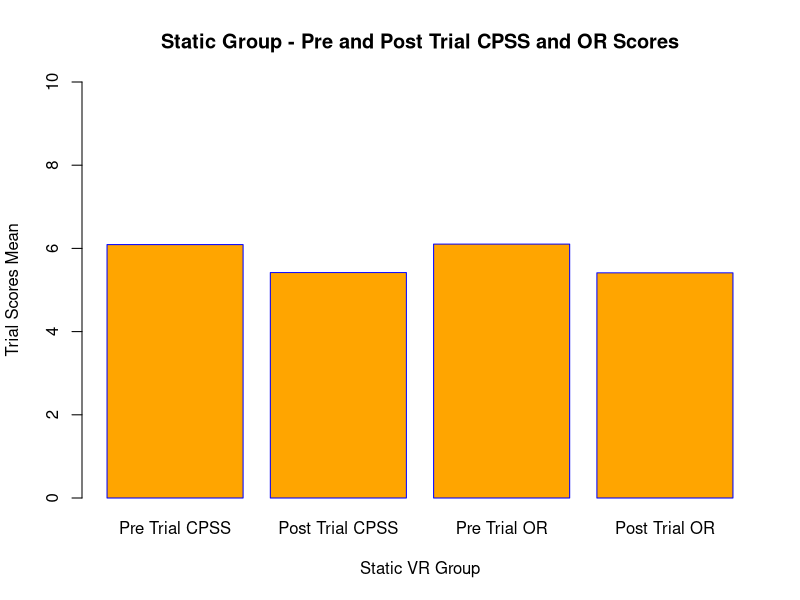
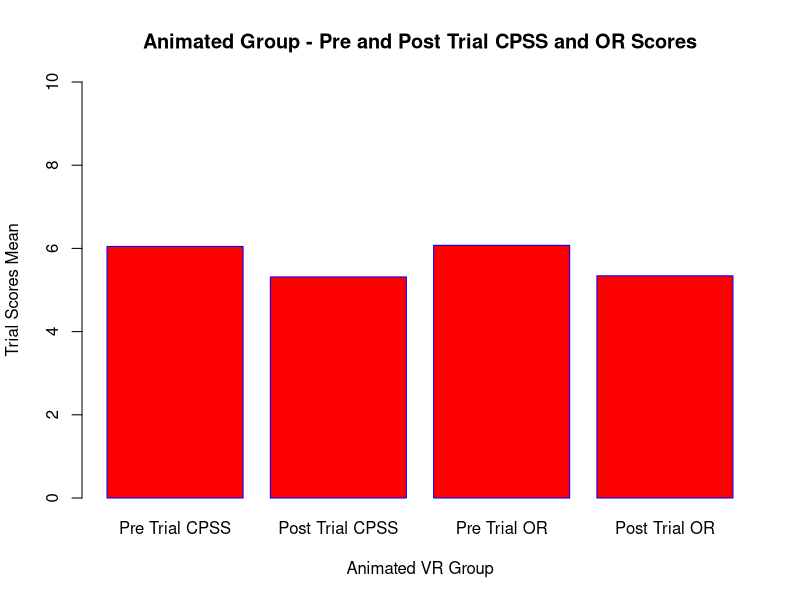
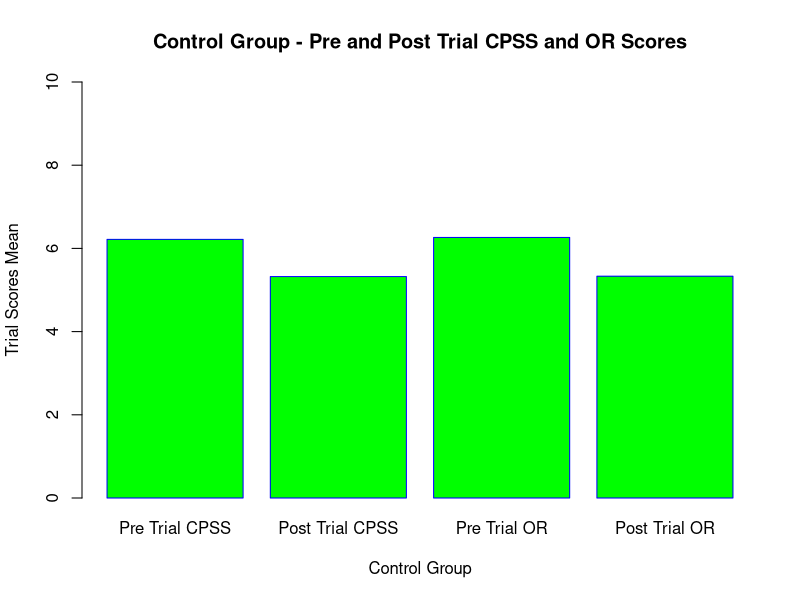
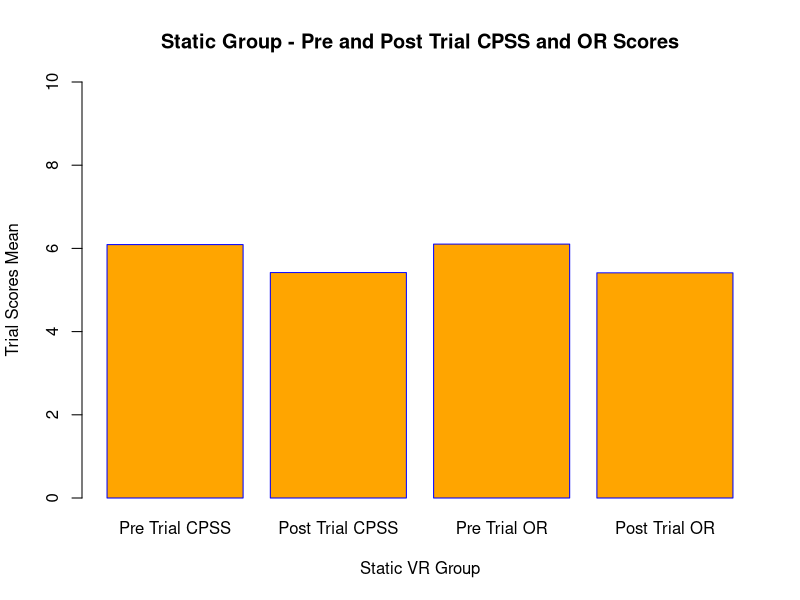
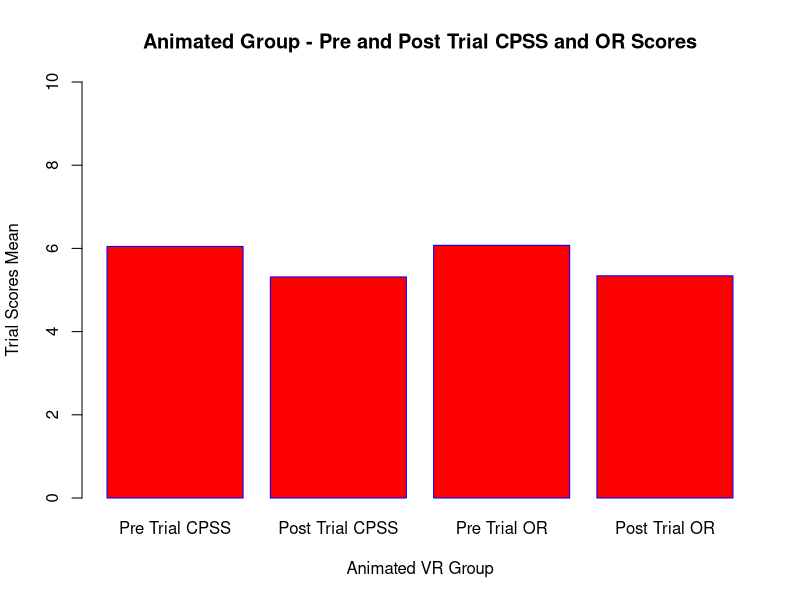
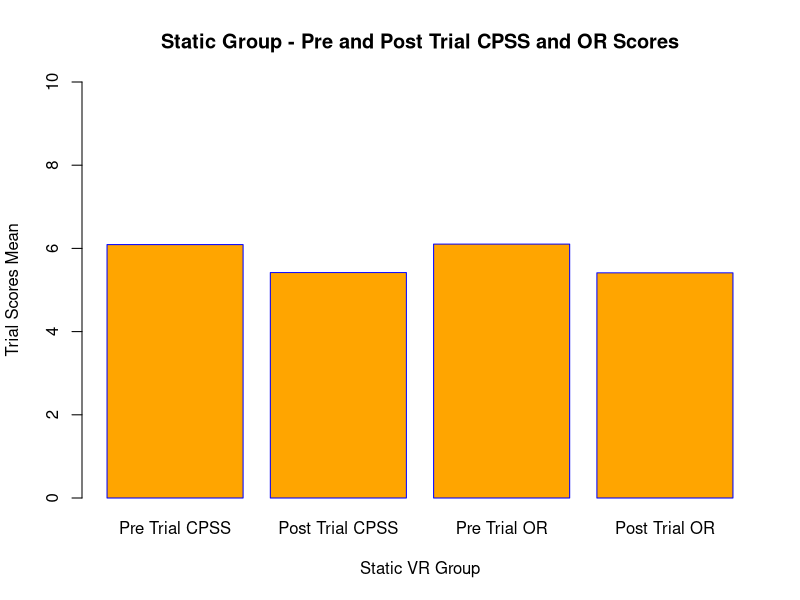
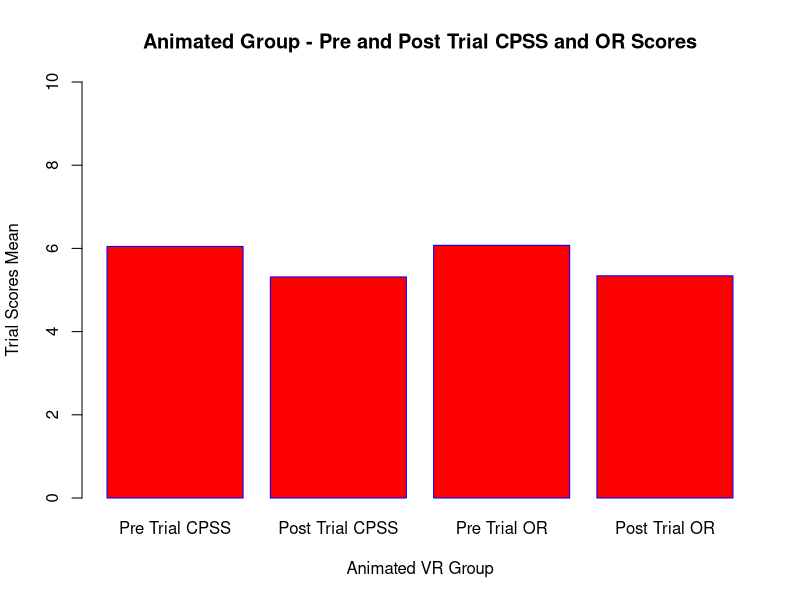
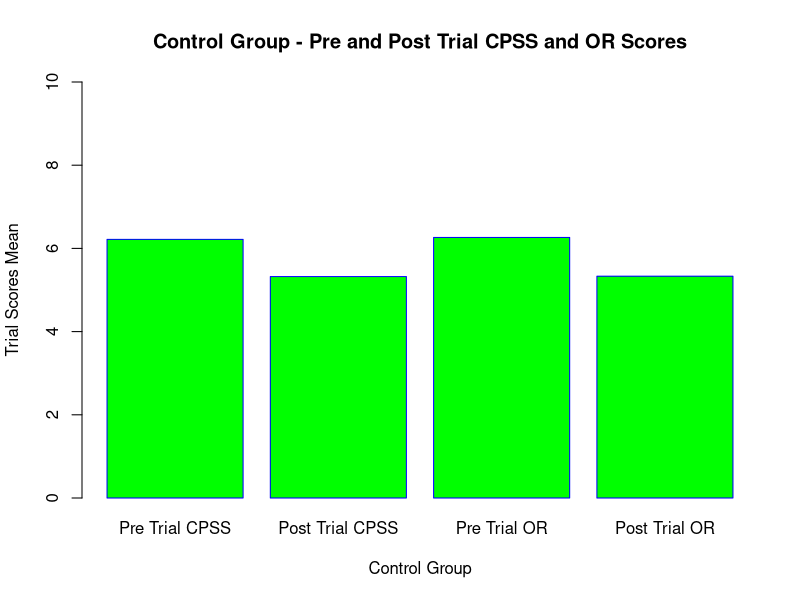

R code for these plots, in order:
## ---- chunk 1
library(readr)
daie_ca3_data_10 <- read_csv("daie_ca3_data_10.csv")
#View(daie_ca3_data_10)

head(daie_ca3_data_10,10)
summary(daie_ca3_data_10)
tail(daie_ca3_data_10,5)
static_data<-c(6.0914,5.4188,6.1032,5.4124)
CPSSOR<-c("Pre Trial CPSS","Post Trial CPSS","Pre Trial OR","Post Trial OR")
barplot(static_data,xlab="Static VR Group",ylab="Trial Scores Mean", main="Static Group - Pre and Post Trial CPSS and OR Scores", names.arg=CPSSOR, col="Orange", border="Blue", ylim=c(0,10))
animated_data<-c(6.0462,5.315,6.0736,5.3418)
CPSSOR<-c("Pre Trial CPSS","Post Trial CPSS","Pre Trial OR","Post Trial OR")
barplot(animated_data,xlab="Animated VR Group",ylab="Trial Scores Mean", main="Animated Group - Pre and Post Trial CPSS and OR Scores", names.arg=CPSSOR, col="Red", border="Blue", ylim=c(0,10))
control_data<-c(6.2172,5.323,6.2638,5.3314)
CPSSOR<-c("Pre Trial CPSS","Post Trial CPSS","Pre Trial OR","Post Trial OR")
barplot(control_data,xlab="Control Group",ylab="Trial Scores Mean", main="Control Group - Pre and Post Trial CPSS and OR Scores", names.arg=CPSSOR, col="Green", border="Blue", ylim=c(0,10))

#install.packages("tidyverse")
library(tidyverse)
data()
glimpse(daie_ca3_data_10)
class(daie_ca3_data_10$gender)
unique(daie_ca3_data_10$gender)
unique(daie_ca3_data_10$test_group)
#Replacing the incorrect value
daie_ca3_data_10$test_group <- str_replace(daie_ca3_data_10$test_group,"Cotrol", "Control")
#Checking the Group values
unique(daie_ca3_data_10$test_group)
#Checking for null values in the data
is.null(daie_ca3_data_10)
is.null(daie_ca3_data_10$pre_trial_cpss)
is.null(daie_ca3_data_10$post_trial_cpss)
is.null(daie_ca3_data_10$pre_trial_or)
is.null(daie_ca3_data_10$post_trial_or)
is.na(daie_ca3_data_10)
daie_ca3_data_10 <-daie_ca3_data_10 %>% drop_na()
is.na(daie_ca3_data_10)
#Checked for negative values
sum(daie_ca3_data_10 < 0)
#Checked for values greater than 10
#Data for the entire set due to the first heading in the data 
sum(daie_ca3_data_10 > 10)
sum(daie_ca3_data_10$pre_trial_cpss > 10)
sum(daie_ca3_data_10$post_trial_cpss > 10)
sum(daie_ca3_data_10$pre_trial_or > 10)
sum(daie_ca3_data_10$post_trial_or > 10)

## ---- chunk 2
#Show 10 of the first few values of the data set
head(daie_ca3_data_10,10)
#Show last 10 values of data
tail(daie_ca3_data_10,5)
#Gives an overall summary of the data 
summary(daie_ca3_data_10)
daie_ca3_data_10%>%
  drop_na(test_group)%>% 
  group_by(test_group)%>%
  summarise(Lower = min(pre_trial_cpss),
          Average = mean(pre_trial_cpss),
          Upper = max(pre_trial_cpss),
          Difference = max(pre_trial_cpss)-min(pre_trial_cpss))
  daie_ca3_data_10%>%
  drop_na(test_group)%>%  
  group_by(test_group)%>%
  summarise(Lower1 = min(post_trial_cpss),
          Average1 = mean(post_trial_cpss),
          Upper1 = max(post_trial_cpss),
          Difference1 = max(post_trial_cpss)-min(post_trial_cpss))
  
  daie_ca3_data_10%>%
  drop_na(test_group)%>% 
  group_by(test_group)%>%
  summarise(Lower2 = min(pre_trial_or),
          Average2 = mean(pre_trial_or),
          Upper2 = max(pre_trial_or),
          Difference2 = max(pre_trial_or)-min(pre_trial_or))
  
  daie_ca3_data_10%>%
  drop_na(test_group)%>% 
  group_by(test_group)%>%
  summarise(Lower3 = min(post_trial_or),
          Average3 = mean(post_trial_or),
          Upper3 = max(post_trial_or),
          Difference2 = max(post_trial_or)-min(post_trial_or))

static_data<-c(6.0914,5.4188,6.1032,5.4124)
CPSSOR<-c("Pre Trial CPSS","Post Trial CPSS","Pre Trial OR","Post Trial OR")
barplot(static_data,xlab="Static VR Group",ylab="Trial Scores Mean", main="Static Group - Pre and Post Trial CPSS and OR Scores", names.arg=CPSSOR, col="Orange", border="Blue", ylim=c(0,10))
animated_data<-c(6.0462,5.315,6.0736,5.3418)
CPSSOR<-c("Pre Trial CPSS","Post Trial CPSS","Pre Trial OR","Post Trial OR")
barplot(animated_data,xlab="Animated VR Group",ylab="Trial Scores Mean", main="Animated Group - Pre and Post Trial CPSS and OR Scores", names.arg=CPSSOR, col="Red", border="Blue", ylim=c(0,10))


static_data<-c(6.0914,5.4188,6.1032,5.4124)
CPSSOR<-c("Pre Trial CPSS","Post Trial CPSS","Pre Trial OR","Post Trial OR")
barplot(static_data,xlab="Static VR Group",ylab="Trial Scores Mean", main="Static Group - Pre and Post Trial CPSS and OR Scores", names.arg=CPSSOR, col="Orange", border="Blue", ylim=c(0,10))

animated_data<-c(6.0462,5.315,6.0736,5.3418)
CPSSOR<-c("Pre Trial CPSS","Post Trial CPSS","Pre Trial OR","Post Trial OR")
barplot(animated_data,xlab="Animated VR Group",ylab="Trial Scores Mean", main="Animated Group - Pre and Post Trial CPSS and OR Scores", names.arg=CPSSOR, col="Red", border="Blue", ylim=c(0,10))


control_data<-c(6.2172,5.323,6.2638,5.3314)
CPSSOR<-c("Pre Trial CPSS","Post Trial CPSS","Pre Trial OR","Post Trial OR")
barplot(control_data,xlab="Control Group",ylab="Trial Scores Mean", main="Control Group - Pre and Post Trial CPSS and OR Scores", names.arg=CPSSOR, col="Green", border="Blue", ylim=c(0,10))

## ---- chunk 3


boxplot(pre_trial_cpss~test_group,data=daie_ca3_data_10,
        main="Jungian Sandplay",
        xlab="Test Groups", col="Orange",
        ylab="Pre Trial CPSS")


boxplot(post_trial_cpss~test_group,data=daie_ca3_data_10,
        main="Jungian Sandplay",
        xlab="Test Groups",col="Red",
        ylab="Pre Trial CPSS")


boxplot(pre_trial_or~test_group,data=daie_ca3_data_10,
        main="Jungian Sandplay",
        xlab="Test Groups",col="Green",
        ylab="Pre Trial CPSS")


boxplot(post_trial_or~test_group,data=daie_ca3_data_10,
        main="Jungian Sandplay",col="Blue",
        xlab="Test Groups",
        ylab="Pre Trial CPSS")


#Checking Normal Distribution on Control Group 
df1<-subset(daie_ca3_data_10, test_group!="Static" & test_group!="Animated")
df1
  
hist(df1$pre_trial_cpss,
col="orange3",
main = "Pre Trial CPSS - Control",
xlab = "Score",
ylab = "Frequency",
breaks = 8)

hist(df1$post_trial_cpss,
col="red",
main = "Post Trial CPSS - Control",
xlab = "Score",
ylab = "Frequency",
breaks = 8)

hist(df1$pre_trial_or,
col="green",
main = "Pre Trial OR",
xlab = "Score",
ylab = "Frequency",
breaks = 8)


hist(df1$post_trial_or,
col="skyblue1",
main = "Post Trial OR - Control",
xlab = "Score",
ylab = "Frequency",
breaks = 8)

#Checking Normal Distribution on Static Group 
df2<-subset(daie_ca3_data_10, test_group!="Control" & test_group!="Animated")


hist(df2$pre_trial_cpss,
main = "Post Trial CPSS - Static Group",
xlab = "Score",
ylab = "Frequency",
breaks = 8)


hist(df2$pre_trial_cpss,
col="orange3",
main = "Pre Trial CPSS - Static Group",
xlab = "Score",
ylab = "Frequency",
breaks = 8)

hist(df2$post_trial_cpss,
col="red",
main = "Post Trial CPSS - Static Group",
xlab = "Score",
ylab = "Frequency",
breaks = 8)


hist(df2$pre_trial_or,
col="green",
main = "Pre Trial OR - Static Group",
xlab = "Score",
ylab = "Frequency",
breaks = 8)


hist(df2$post_trial_or,
col="skyblue1",
main = "Post Trial OR - Static Group",
xlab = "Score",
ylab = "Frequency",
breaks = 8)

#Checking Normal Distribution on Animated Group 

df3<-subset(daie_ca3_data_10, test_group!="Static" & test_group!="Control")
hist(df3$pre_trial_cpss,
main = "Post Trial CPSS - Animated",
xlab = "Score",
ylab = "Frequency",
breaks = 8)


hist(df3$pre_trial_cpss,
col="orange",
main = "Pre Trial CPSS - Animated",
xlab = "Score",
ylab = "Frequency",
breaks = 8)

hist(df3$post_trial_cpss,
col="red",
main = "Post Trial CPSS - Animated",
xlab = "Score",
ylab = "Frequency",
breaks = 8)

hist(df3$pre_trial_or,
col="green",
main = "Pre Trial OR - Animated",
xlab = "Score",
ylab = "Frequency",
breaks = 8)


hist(df3$post_trial_or,
col="skyblue",
main = "Post Trial OR - Animated",
xlab = "Score",
ylab = "Frequency",
breaks = 8)
## ---- chunk 4



#q plot of Control Group
qqnorm(df1$pre_trial_cpss,
       pch = 2, frame = FALSE)
qqline(df1$pre_trial_cpss,
       col = "darkorchid", lwd = 1)
qqnorm(df1$post_trial_cpss,
       pch = 2, frame = FALSE)
qqline(df1$post_trial_cpss,
       col = "darkorchid", lwd = 1)
qqnorm(df1$pre_trial_or,
       pch = 2, frame = FALSE)
qqline(df1$pre_trial_or,
       col = "darkorchid", lwd = 1)
qqnorm(df1$post_trial_or,
       pch = 2, frame = FALSE)
qqline(df1$post_trial_or,
       col = "darkorchid", lwd = 1)



#q plot of Static Group
qqnorm(df2$pre_trial_cpss,
       pch = 2, frame = FALSE)
qqline(df2$pre_trial_cpss,
       col = "darkorchid", lwd = 1)
qqnorm(df2$post_trial_cpss,
       pch = 2, frame = FALSE)
qqline(df2$post_trial_cpss,
       col = "darkorchid", lwd = 1)
qqnorm(df2$pre_trial_or,
       pch = 2, frame = FALSE)
qqline(df2$pre_trial_or,
       col = "darkorchid", lwd = 1)
qqnorm(df2$post_trial_or,
       pch = 2, frame = FALSE)
qqline(df2$post_trial_or,
       col = "darkorchid", lwd = 1)



#q plot of Animated Group
qqnorm(df3$pre_trial_cpss,
       pch = 2, frame = FALSE)
qqline(df3$pre_trial_cpss,
       col = "darkorchid", lwd = 1)
qqnorm(df3$post_trial_cpss,
       pch = 2, frame = FALSE)
qqline(df3$post_trial_cpss,
       col = "darkorchid", lwd = 1)
qqnorm(df3$pre_trial_or,
       pch = 2, frame = FALSE)
qqline(df3$pre_trial_or,
       col = "darkorchid", lwd = 1)
qqnorm(df3$post_trial_or,
       pch = 2, frame = FALSE)
qqline(df3$post_trial_or,
       col = "darkorchid", lwd = 1)
## ---- chunk 5
